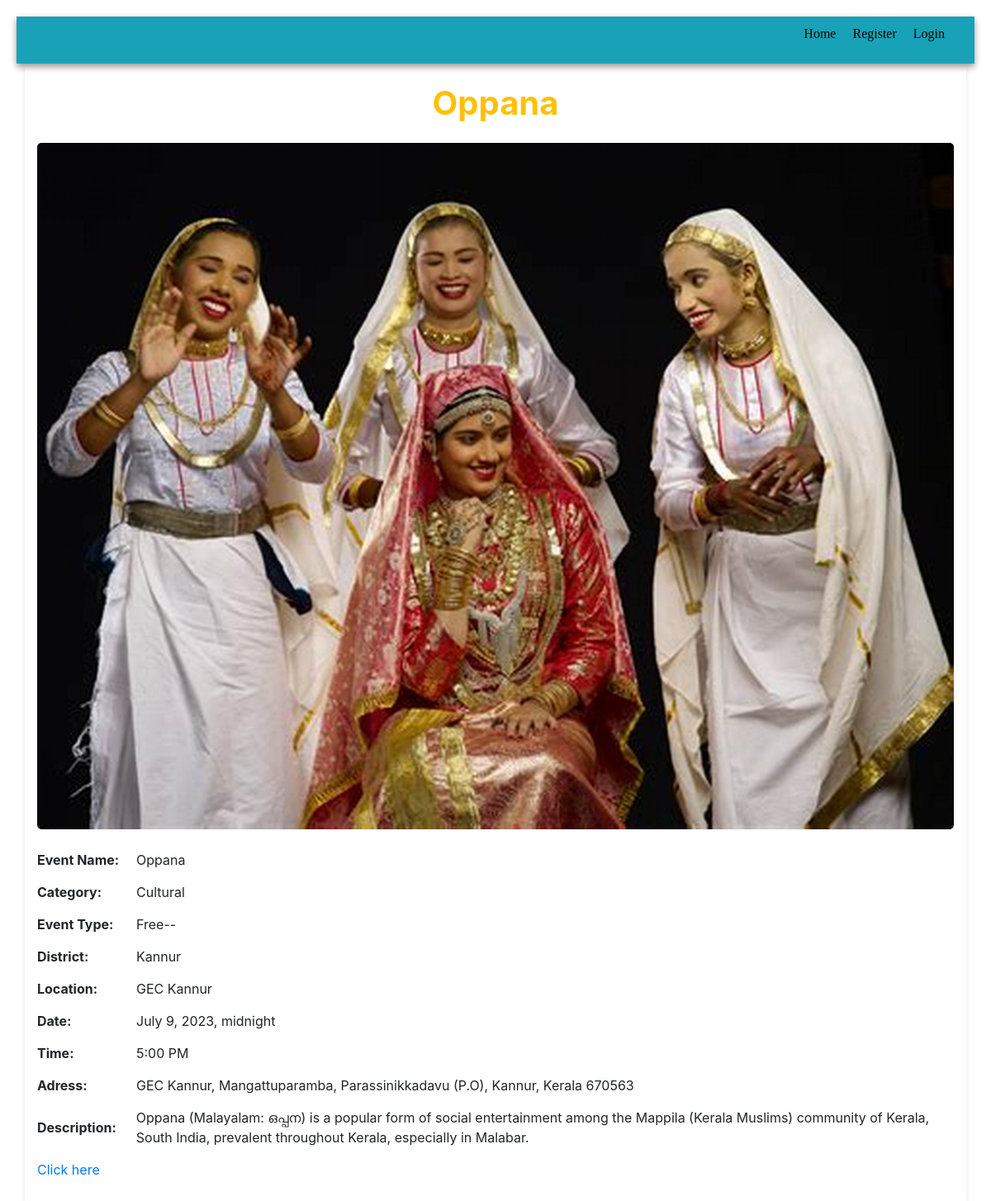
/4, run on the app's committed database.
### base_page/models.py (models this page shows, shortened)
class Event(models.Model):
    name = models.CharField(max_length=100)
    desc = models.TextField()
    location = models.CharField(max_length=100)
    sub_location = models.CharField(max_length=100)
    date = models.DateTimeField(default=datetime.datetime.now)
    e_type = models.CharField(max_length=100)
    image = models.ImageField(upload_to="images")
    category=models.CharField(max_length=100,default="")
    time=models.CharField(max_length=100,default="")
    amount=models.IntegerField(default=0)
    adress=models.TextField(default="")
    link=models.TextField(default="")

### base_page/views.py (the view)
# urls.py: path('<int:item_id>',views.item_detail, name='item_detail'),
def item_detail(request, item_id):
    item = get_object_or_404(Event, pk=item_id)
    return render(request, 'item_detail.html', {'item': item})

### templates/item_detail.html
{% extends 'base.html'%}
{% block content %}
  <div class="container pt-4">
    <h1><b class="text-warning">{{item.name}}</b></h2>
    <div class="item-image mt-4">
      <img src="{{item.image.url}}" alt="Product Image">
    </div>
    <div class="detail-row">
      <div class="label">Event Name:</div>
      <div class="value">{{item.name}}</div>
    </div>
    <div class="detail-row">
      <div class="label">Category:</div>
      <div class="value">{{item.category}}</div>
    </div>
    <div class="detail-row">
      <div class="label">Event Type:</div>
      <div class="value">{{item.e_type}}--{% if item.amount > 0 %} ${{item.amount}} {% endif %} </div>
    </div>
    <div class="detail-row">
      <div class="label">District:</div>
      <div class="value">{{item.location}}</div>
    </div>
    <div class="detail-row">
      <div class="label">Location:</div>
      <div class="value">{{item.sub_location}}</div>
    </div>
    <div class="detail-row">
      <div class="label">Date:</div>
      <div class="value">{{item.date}}</div>
    </div>
    <div class="detail-row">
      <div class="label">Time:</div>
      <div class="value">{{item.time}}</div>
    </div>
    <div class="detail-row">
      <div class="label">Adress:</div>
      <div class="value">{{item.adress}}</div>
    </div>
    <div class="detail-row">
      <div class="label">Description:</div>
      <div class="value ml-4">{{item.desc}}</div>
    </div>
    <div class="detail-row">
      <a href="{{item.link}}">Click here</a>
    </div>
  </div>
  {% endblock %}

### static/base_page/style.css (style rules this page uses)
body { margin: 0; }

### static/event_details/event_details.css (style rules this page uses)
body { font-family: Arial, sans-serif; margin: 0; padding: 20px; background-color: #f2f2f2; }
.container { max-width: 800px; margin: 0 auto; background-color: #fff; border-radius: 5px; box-shadow: 0 2px 5px rgba(0, 0, 0, 0.1); padding: 20px; }
h1 { text-align: center; }
.detail-row { display: flex; align-items: center; margin-bottom: 10px; padding-top: 5px; }
.label { width: 120px; font-weight: bold; }
.value { flex-grow: 1; }
.item-image { text-align: center; margin-bottom: 20px; }
.item-image img { max-width: 100%; height: auto; border-radius: 5px; }

### data on the page
Event: name "Oppana", image (picture), category "Cultural", e_type "Free", location "Kannur", sub_location "GEC Kannur", date "July 9, 2023, midnight", time "5:00 PM", adress "GEC Kannur, Mangattuparamba, Parassinikkadavu (P.O), Kannur, Kerala 670563", desc "Oppana (Malayalam: ഒപ്പന) is a popular form of social entertainment among the Mappila (Kerala Muslims) community of Kerala, South India, prevalent throughout Kerala, especially in Malabar."
